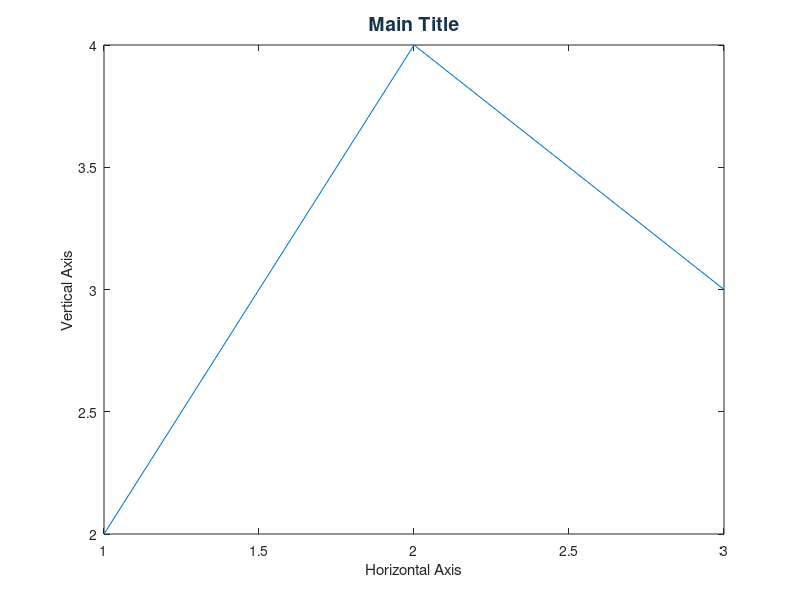

Recreate this plot in MATLAB. (Note: this script raises an error after producing the figure.)
figure_handle = figure();
axes_handle = gca();
line_handle = plot(axes_handle, 1:3, [2, 4, 3]);
children_before = numel(get(axes_handle, 'Children'));

title_handle = title(axes_handle, 'Main Title', ...
    'Color', [0.1, 0.2, 0.3], 'FontSize', 14);
xlabel_handle = xlabel(axes_handle, 'Horizontal Axis');
ylabel_handle = ylabel(axes_handle, 'Vertical Axis');
children_after = numel(get(axes_handle, 'Children'));

openmat_result = { ...
    class(title_handle), ...
    class(xlabel_handle), ...
    class(ylabel_handle), ...
    [title_handle.Parent == axes_handle, ...
        xlabel_handle.Parent == axes_handle, ...
        ylabel_handle.Parent == axes_handle], ...
    get(title_handle, 'String'), ...
    get(xlabel_handle, 'String'), ...
    get(ylabel_handle, 'String'), ...
    get(title_handle, 'Color'), ...
    get(title_handle, 'FontSize'), ...
    [children_before, children_after, isgraphics(line_handle)] ...
};
close(figure_handle);
openmat_result{end + 1} = [ ...
    isgraphics(title_handle), ...
    isgraphics(xlabel_handle), ...
    isgraphics(ylabel_handle) ...
];
